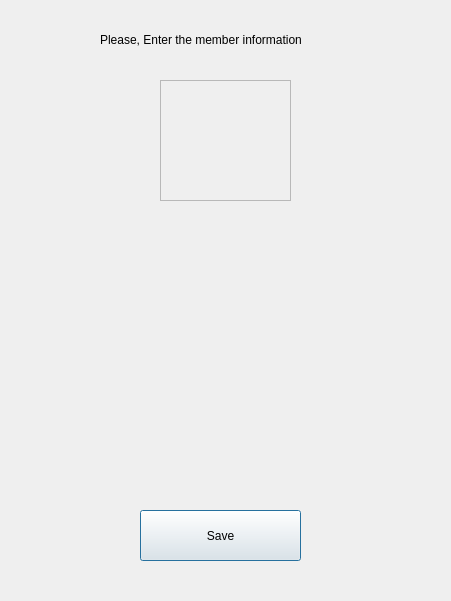
<?xml version="1.0" encoding="UTF-8"?>
<ui version="4.0">
 <class>subWindow_EditMember</class>
 <widget class="QDialog" name="subWindow_EditMember">
  <property name="geometry">
   <rect>
    <x>0</x>
    <y>0</y>
    <width>451</width>
    <height>601</height>
   </rect>
  </property>
  <property name="windowTitle">
   <string>Dialog</string>
  </property>
  <widget class="QPushButton" name="editMember_Button">
   <property name="geometry">
    <rect>
     <x>140</x>
     <y>510</y>
     <width>161</width>
     <height>51</height>
    </rect>
   </property>
   <property name="text">
    <string>Save</string>
   </property>
  </widget>
  <widget class="QFrame" name="memberPhoto_Canvas_2">
   <property name="geometry">
    <rect>
     <x>160</x>
     <y>80</y>
     <width>131</width>
     <height>121</height>
    </rect>
   </property>
   <property name="frameShape">
    <enum>QFrame::Shape::StyledPanel</enum>
   </property>
   <property name="frameShadow">
    <enum>QFrame::Shadow::Raised</enum>
   </property>
  </widget>
  <widget class="QLabel" name="label">
   <property name="geometry">
    <rect>
     <x>100</x>
     <y>30</y>
     <width>261</width>
     <height>20</height>
    </rect>
   </property>
   <property name="text">
    <string>Please, Enter the member information</string>
   </property>
  </widget>
 </widget>
 <resources/>
 <connections/>
</ui>
